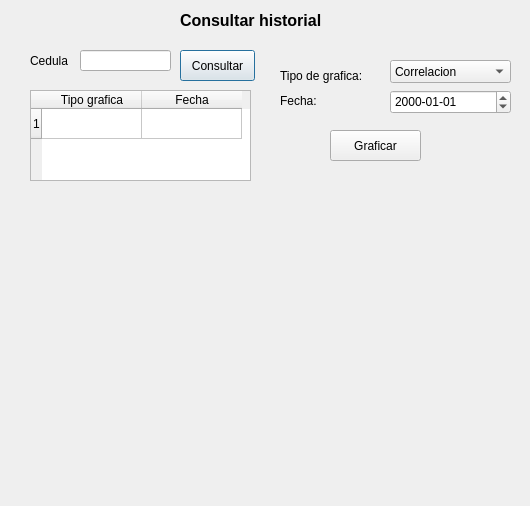
<?xml version="1.0" encoding="UTF-8"?>
<ui version="4.0">
 <class>Dialog</class>
 <widget class="QDialog" name="Dialog">
  <property name="geometry">
   <rect>
    <x>0</x>
    <y>0</y>
    <width>530</width>
    <height>506</height>
   </rect>
  </property>
  <property name="windowTitle">
   <string>Consultar</string>
  </property>
  <widget class="QLineEdit" name="Cedula">
   <property name="geometry">
    <rect>
     <x>80</x>
     <y>50</y>
     <width>91</width>
     <height>21</height>
    </rect>
   </property>
  </widget>
  <widget class="QLabel" name="label">
   <property name="geometry">
    <rect>
     <x>30</x>
     <y>50</y>
     <width>51</width>
     <height>21</height>
    </rect>
   </property>
   <property name="text">
    <string>Cedula</string>
   </property>
  </widget>
  <widget class="QPushButton" name="consultar">
   <property name="geometry">
    <rect>
     <x>180</x>
     <y>50</y>
     <width>75</width>
     <height>31</height>
    </rect>
   </property>
   <property name="text">
    <string>Consultar</string>
   </property>
  </widget>
  <widget class="QTableWidget" name="tabla_consultar">
   <property name="geometry">
    <rect>
     <x>30</x>
     <y>90</y>
     <width>221</width>
     <height>91</height>
    </rect>
   </property>
   <property name="editTriggers">
    <set>QAbstractItemView::NoEditTriggers</set>
   </property>
   <property name="rowCount">
    <number>1</number>
   </property>
   <row/>
   <column>
    <property name="text">
     <string>Tipo grafica</string>
    </property>
   </column>
   <column>
    <property name="text">
     <string>Fecha</string>
    </property>
   </column>
  </widget>
  <widget class="QPushButton" name="graficar">
   <property name="geometry">
    <rect>
     <x>330</x>
     <y>130</y>
     <width>91</width>
     <height>31</height>
    </rect>
   </property>
   <property name="text">
    <string>Graficar</string>
   </property>
  </widget>
  <widget class="QLabel" name="label_2">
   <property name="geometry">
    <rect>
     <x>180</x>
     <y>10</y>
     <width>171</width>
     <height>21</height>
    </rect>
   </property>
   <property name="font">
    <font>
     <pointsize>12</pointsize>
     <weight>75</weight>
     <bold>true</bold>
    </font>
   </property>
   <property name="text">
    <string>Consultar historial</string>
   </property>
  </widget>
  <widget class="QWidget" name="gridLayoutWidget">
   <property name="geometry">
    <rect>
     <x>30</x>
     <y>200</y>
     <width>471</width>
     <height>281</height>
    </rect>
   </property>
   <layout class="QGridLayout" name="plano"/>
  </widget>
  <widget class="QLabel" name="label_3">
   <property name="geometry">
    <rect>
     <x>280</x>
     <y>60</y>
     <width>101</width>
     <height>31</height>
    </rect>
   </property>
   <property name="text">
    <string>Tipo de grafica:</string>
   </property>
  </widget>
  <widget class="QComboBox" name="tipoGrafica">
   <property name="geometry">
    <rect>
     <x>390</x>
     <y>60</y>
     <width>121</width>
     <height>23</height>
    </rect>
   </property>
   <property name="currentIndex">
    <number>0</number>
   </property>
   <item>
    <property name="text">
     <string>Correlacion</string>
    </property>
   </item>
   <item>
    <property name="text">
     <string>Periodograma</string>
    </property>
   </item>
   <item>
    <property name="text">
     <string>Histograma</string>
    </property>
   </item>
   <item>
    <property name="text">
     <string>Segmento</string>
    </property>
   </item>
  </widget>
  <widget class="QLabel" name="label_4">
   <property name="geometry">
    <rect>
     <x>280</x>
     <y>90</y>
     <width>59</width>
     <height>21</height>
    </rect>
   </property>
   <property name="text">
    <string>Fecha:</string>
   </property>
  </widget>
  <widget class="QDateEdit" name="fechaConsulta">
   <property name="geometry">
    <rect>
     <x>390</x>
     <y>90</y>
     <width>121</width>
     <height>24</height>
    </rect>
   </property>
   <property name="displayFormat">
    <string>yyyy-MM-dd</string>
   </property>
  </widget>
 </widget>
 <resources/>
 <connections/>
</ui>
